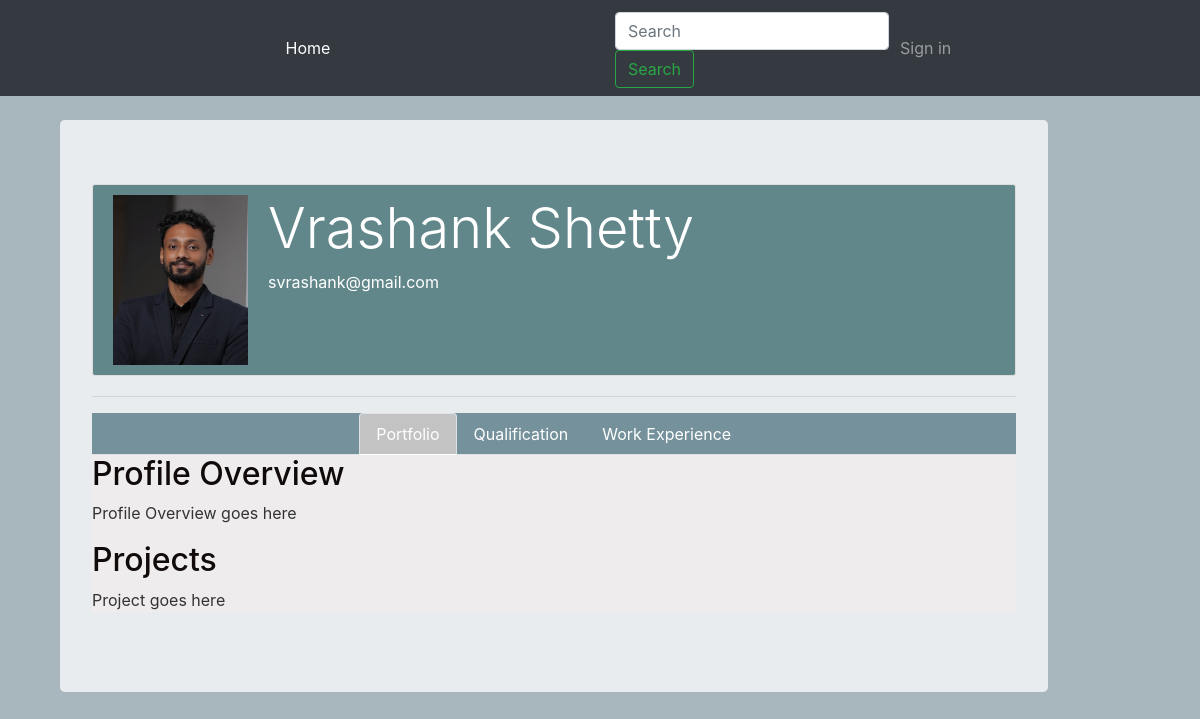
/user/Vrashank Shetty , run on the app's committed database.
### Portfolio/models.py (models this page shows, shortened)
class User(db.Model,UserMixin):
    id = db.Column(db.Integer,primary_key = True)
    username = db.Column(db.String(20),unique=True,nullable=False)
    email = db.Column(db.String(120),unique=True,nullable=False)
    image_file = db.Column(db.String(20),nullable=False,default='default.png')
    password = db.Column(db.String(60),nullable=False)
    DOB = db.Column(db.Date)
    resume = db.Column(db.String(20))
    profile_overview = db.Column(db.Text)
    experience = db.Column(db.Text)
    project = db.relationship('Project',backref='author',lazy=True)
    skill = db.relationship("Skills",backref='author',lazy=True)
    qualification = db.relationship("Qualifications",backref='author',lazy=True)

### Portfolio/routes.py (the view)
@app.route("/user/<username>")
def user_profile(username):
    user = User.query.filter_by(username=username).first_or_404()
    projects = Project.query.filter_by(user_id = user.id)
    skills = Skills.query.filter_by(user_id = user.id)
    qualifications = Qualifications.query.filter_by(user_id = user.id)
    return render_template("user_profile.html",user=user,projects=projects,skills=skills,qualifications=qualifications)

### Portfolio/templates/user_profile.html (shortened to what this page needs)
{% extends 'layouts_profile.html' %}
{% block content %}
<div class="jumbotron">
    <div class="content-section" style ="background-color: rgb(98, 135, 138);">
      <div class="media">
          <img src="{{ url_for('static',filename='profile_pics/' + user.image_file) }}" class="profile-img">
          <div class="media-body">
              <h2 class="display-4 text-white">{{ user.username }}</h2>
              <p class="text-white">{{ user.email }}</p>
          </div>
      </div>
  </div>
<hr></hr>
<div class="profile-header">
    <ul class="nav nav-tabs justify-content-center" id="myTabs">
        <li class="nav-item ">
            <a class="nav-link active text-white" id="portfolio-tab" data-toggle="tab" href="#portfolio">Portfolio</a>
        </li>
        <li class="nav-item ">
            <a class="nav-link text-white" id="qualification-tab" data-toggle="tab" href="#qualification">Qualification</a>
        </li>
        <li class="nav-item">
            <a class="nav-link text-white" id="work-experience-tab" data-toggle="tab" href="#work-experience">Work Experience</a>
        </li>
    </ul>
</div>
<div class="profile-block">
    <div class="tab-content">
        <div class="tab-pane fade show active" id="portfolio">
            <h2>Profile Overview</h2>
            <p>Profile Overview goes here</p>
            <h2>Projects</h2>
            <p>Project goes here</p>
        </div>
    </div>
</div>
{% endblock content %}

### Portfolio/static/main.css (style rules this page uses)
body { background: #6e869399; color: #333333; }
h1, h2, h3, h4, h5, h6 { color: #100a0a; }
ul { margin: 0; }
.content-section { background: #ffffff; padding: 10px 20px; border: 1px solid #dddddd; border-radius: 3px; margin-bottom: 20px; }
.profile-img { height: 170px; width: 135px; margin-right: 20px; }
.profile-block { background-color: hsl(0, 6%, 93%); }
.profile-header { background-color:hsl(194, 27%, 37%,0.7); }
.nav-tabs .nav-item.show .nav-link, .nav-tabs .nav-link.active { background-color: rgb(195, 195, 195) ; color: rgb(146, 42, 42) }

### data on the page
User: image_file (picture), username "Vrashank Shetty", email "svrashank@gmail.com"
